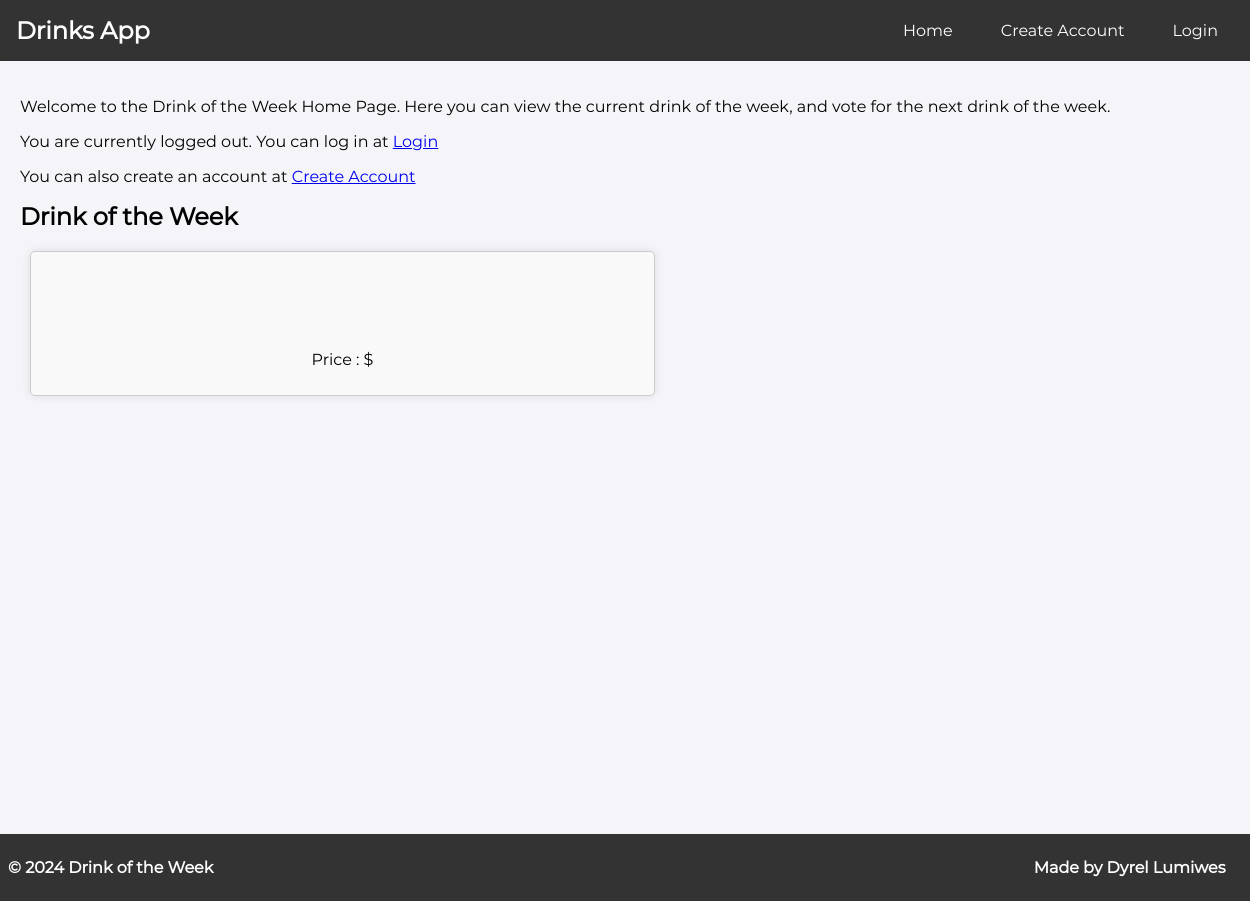
Before: /voter/index.php with the older database file.
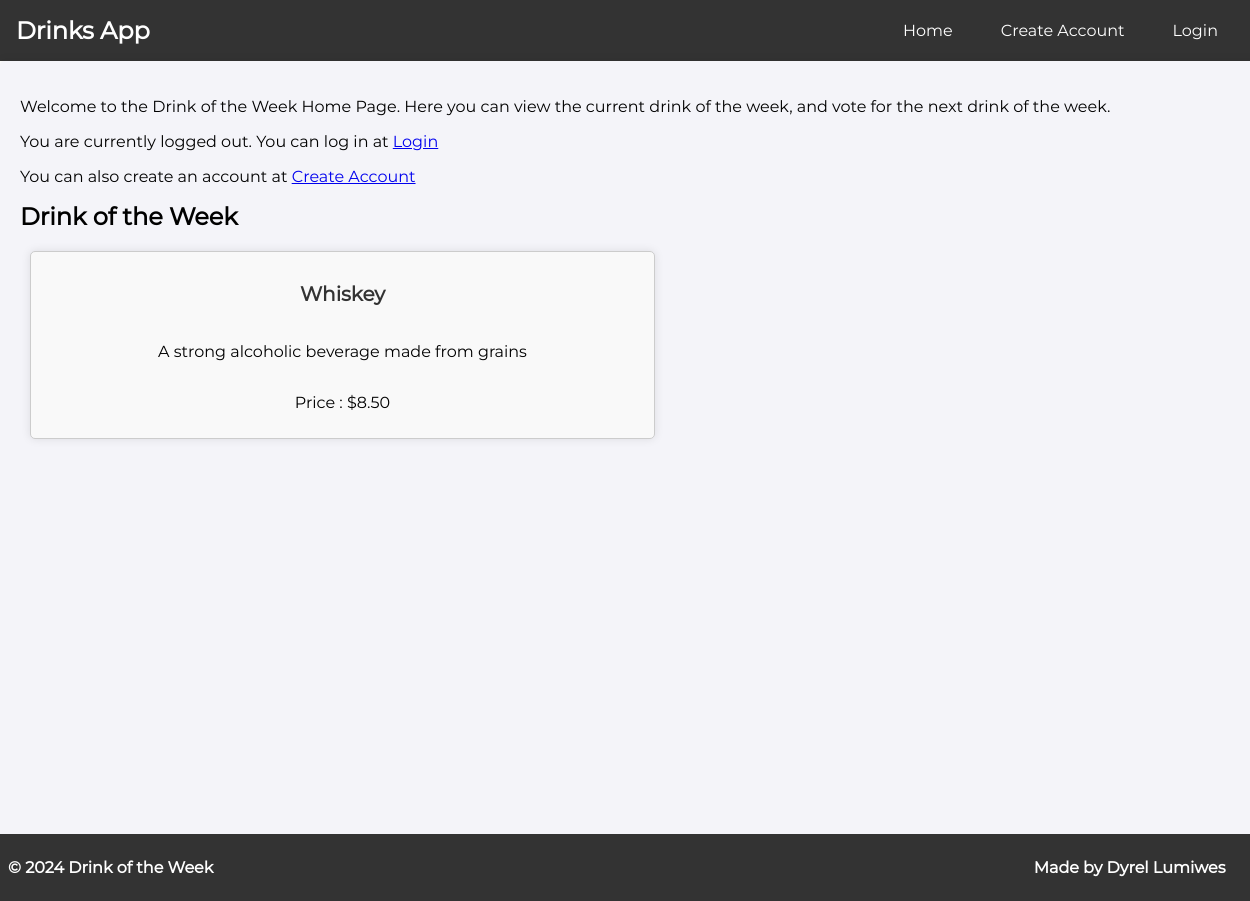
After: the same page with the newer database file.
### tables this page shows
create table DrinkOfTheWeek (
    id int primary key auto_increment,
    drink_id int,
    foreign key (drink_id) references Drinks(id)
);

create table Drinks (
    id int primary key auto_increment,
    name_of_drink varchar(255) NOT NULL,
    descripton varchar(255),
    price decimal(10,2),
    rating decimal(10,2),
    likes int default 0
);

### www/voter/index.php (the view, shortened to what this page needs)
<!DOCTYPE HTML PUBLIC "-//IETF//DTD HTML//EN">
<html>
<head>
</head>
<body>
    <div class="container">
        <?php
        $db_host   = '192.168.2.12';
        $db_name   = 'drinksDB';
        $db_user   = 'webuser';
        $db_passwd = 'password';
        $pdo_dsn = "mysql:host=$db_host;dbname=$db_name";
        try {
            $pdo = new PDO($pdo_dsn, $db_user, $db_passwd);
            $pdo->setAttribute(PDO::ATTR_ERRMODE, PDO::ERRMODE_EXCEPTION);
            if (isset($_SESSION["logged_in"]) && $_SESSION["logged_in"] == true) {
                echo "<nav class='navbar'>";
                echo "<div class='navbar-logo'>Drinks App</div>";
                echo "<ul class='navbar-links'>";
                echo "<li><a href='index.php'>Home</a></li>";
                echo "<li><a href='logout.php'>Logout</a></li>";
                echo "</ul>";
                echo "</nav>";
            } else {
                echo "<nav class='navbar'>";
                echo "<div class='navbar-logo'>Drinks App</div>";
                echo "<ul class='navbar-links'>";
                echo "<li><a href='index.php'>Home</a></li>";
                echo "<li><a href='create-account.php'>Create Account</a></li>";
                echo "<li><a href='login.php'>Login</a></li>";
                echo "</ul>";
                echo "</nav>";
            }
        } catch (PDOException $e) {
            echo "Database error: " . htmlspecialchars($e->getMessage());
            echo "<div class='error-message'>$errorMessage</div>";
        }
        ?>
        <div class = "text-container" >
            <p> Welcome to the Drink of the Week Home Page. Here you can view the current drink of the week, and vote for the next drink of the week. </p>
            <?php
               if (isset($_SESSION["logged_in"]) && $_SESSION["logged_in"] == true) {
                echo "<p> You are currently logged in. </p>";
                echo "<p> <a href='voting-page.php'>Vote for the next drink of the week</a> </p>";
               }else {
                echo "<p>You are currently logged out. You can log in at <a href='login.php'>Login</a></p>";
                echo "<p> You can also create an account at <a href='create-account.php'>Create Account</a></p>";
               }
            ?>
            <div class="drink-of-the-week-container">
                <h2> Drink of the Week </h2>
                <div class="card-item">
                    <?php
                    $q = $pdo->query(
                    "SELECT * FROM  DrinkOfTheWeek as dotw
                    INNER JOIN Drinks  as d on dotw.drink_id = d.id
                    ORDER BY dotw.id DESC LIMIT 1
                    ");
                    $row = $q->fetch();
                    echo "<h3>" . htmlspecialchars($row["name_of_drink"]) . "</h3>";
                    echo "<p>" . htmlspecialchars($row["descripton"]) . "</p>";
                    echo "<p> Price : $" . htmlspecialchars($row["price"]) . "</p>";
                    ?>
                </div>
            </div>
        </div>
        <div class="footer">
            <p> &copy; 2024 Drink of the Week </p>
            <p> Made by Dyrel Lumiwes </p>
        </div>
    </div>
</body>
</html>

Changed rows visible on the page:
added drinkoftheweek: drink.name_of_drink "Whiskey", drink.descripton "A strong alcoholic beverage made from grains", drink.price "8.50"
